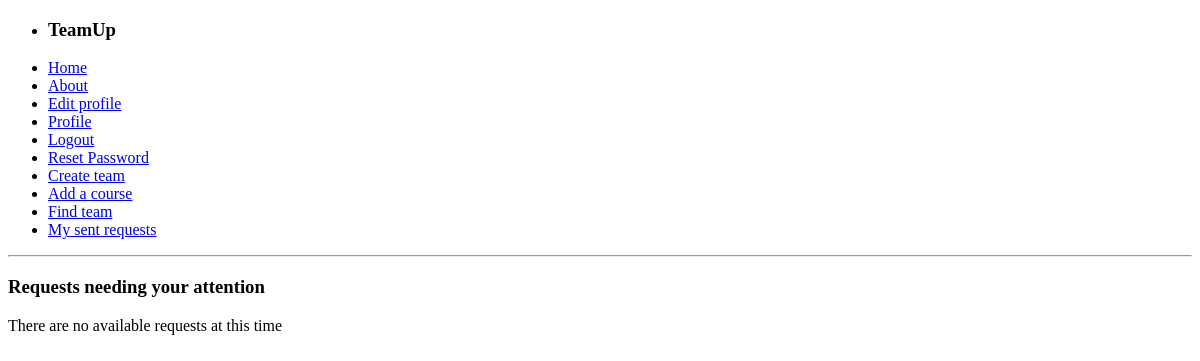
The page /teambuilder/team/tripplanters/view-requests/ (signed in) on the database as committed earlier.
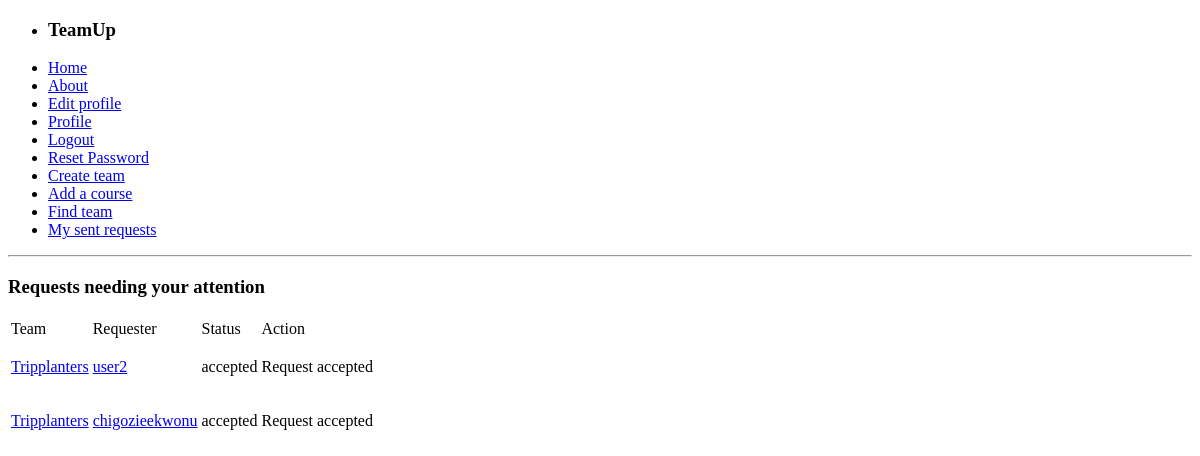
The same page on the database as committed later.
### teambuilder/models.py (models this page shows, shortened)
class Memberrequest(models.Model):
    user=models.ForeignKey(User)
    status=models.CharField(max_length=10, default="pending")
    request_date=models.DateTimeField(default=datetime.now(), null=False)
    team = models.ForeignKey(Team)

class Team(models.Model):
    name=models.CharField(max_length=100, unique=True)
    course=models.ForeignKey(Course)
    creator = models.ForeignKey(User)
    current_size=models.IntegerField(default=0)
    creation_date=models.DateTimeField(default=datetime.now(), null=False)
    required_skills=models.TextField(max_length=500)
    description=models.TextField(max_length=500)
    slug = models.SlugField()

### teambuilder/views.py (the view)
# urls.py: url(r'^team/(?P<team_name_slug>[\w\-]+)/view-requests/$', views.view_requests, name='view_requests'),
@login_required
def view_requests(request, team_name_slug):
    user = request.user
    team = Team.objects.get(slug=team_name_slug)
    if team.creator == user:
        requests = Memberrequest.objects.filter(team = team).order_by('-request_date')
        return render(request, 'teambuilder/view_requests.html', {'requests':requests, 'team':team})
    else:
        return HttpResponse("You are not authorized to access this page")

### templates/teambuilder/view_requests.html (shortened to what this page needs)
{% extends 'base.html' %}
{% block body_block %}
    <h3>Requests needing your attention</h3>
    {% if requests %}
        <table>
            <tr>
                <td>Team</td>
                <td>Requester</td>
                <td>Status</td>
                <td>Action</td>
            </tr>
            {% for request in requests %}
            <tr>
                <td><a href="/teambuilder/team/{{request.team.slug}}/details/">{{request.team.name}}</a></td>
                <td><a href="/teambuilder/profile/{{request.user.username}}/">{{request.user.username}}</a></td>
                <td>{{request.status}}</td>
                <td>
                    {% if request.status == "pending" %}
                    <a href="/teambuilder/request/{{request.id}}/accept/">Accept request</a>
                    <a href="/teambuilder/request/{{request.id}}/reject/">Reject request</a>
                    {% elif request.status == "accepted" %}
                    <p>Request accepted</p>
                    {% endif %}
                </td>
            </tr>
            {% endfor %}
        </table>
    {% else %}
        <p>There are no available requests at this time</p>
    {% endif %}
{% endblock %}

### templates/base.html (shortened to what this page needs)
<!DOCTYPE html>
{% load staticfiles %}
<html lang="en">
<head>
</head>
<body>
    <div>
        <ul>
            <li><h3>TeamUp</h3></li>
            <li><a href="{% url 'teambuilder:index' %}">Home</a> </li>
            <li><a href="{% url 'teambuilder:about' %}">About</a> </li>
            {% if not user.is_authenticated %}
                <li><a href="{% url 'teambuilder:login' %}">Login</a> </li>
                <li><a href="{% url 'teambuilder:register' %}">Register</a> </li>
            {% else %}
            <li><a href="{% url 'teambuilder:edit_profile' %}">Edit profile</a> </li>
            <li><a href="{% url 'teambuilder:profile' user.username%}">Profile</a> </li>
            <li><a href="{% url 'teambuilder:logout' %}">Logout</a> </li>
            <li><a href="{% url 'teambuilder:reset' %}">Reset Password</a> </li>
            <li><a href="{% url 'teambuilder:create_team' %}">Create team</a> </li>
            <li><a href="{% url 'teambuilder:add_course' %}">Add a course</a> </li>
            <li><a href="{% url 'teambuilder:find_team' %}">Find team</a> </li>
            <li><a href="{% url 'teambuilder:my_sent_requests' %}">My sent requests</a> </li>
            {% endif %}
        </ul>
        <hr />
    </div>
    <div>{% block body_block %}{% endblock %}</div>
</body>
</html>

Rows that differ between the two databases and show on the page:
added Memberrequest: team.name "Tripplanters", user.username "user2", status "accepted", shows "Request accepted"
added Memberrequest: team.name "Tripplanters", user.username "chigozieekwonu", status "accepted", shows "Request accepted"
Other text that changed with them:
text no longer shown: "There are no available requests at this time"
text now shown: "Team Requester Status Action"
